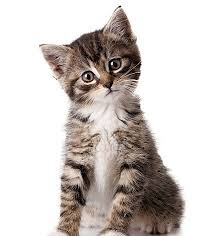
#> input picture imagenes/gato01.jpeg, 213 x 236 px
$ python -i 'capitulo 6.py'   (imports and definitions only)   (older library calls are emulated)
#> lines starting #> are read from the running program, lines starting #| are printed output that depends on the picture
#> further down, picture is the input picture: shape (236, 213, 3); mean B, G, R 197.2, 200.8, 207.5
import streamlit as st
import cv2
import numpy as np
from PIL import Image

# [8 lines not run here, left out]

def compute_energy(img):
    gray = cv2.cvtColor(img, cv2.COLOR_BGR2GRAY)
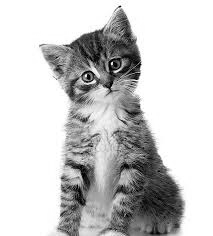
#> gray: shape (236, 213); min 0, max 255, mean 202.4
    grad_x = cv2.Sobel(gray, cv2.CV_64F, 1, 0, ksize=3)
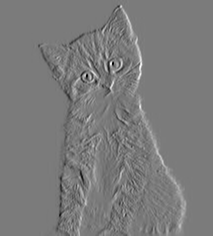
#> grad_x: shape (236, 213) float64; min -860, max 916, mean 0; drawn with min black and max white
    grad_y = cv2.Sobel(gray, cv2.CV_64F, 0, 1, ksize=3)
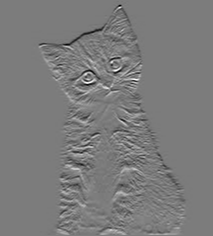
#> grad_y: shape (236, 213) float64; min -819, max 865, mean -1.9; drawn with min black and max white
    return cv2.convertScaleAbs(np.abs(grad_x) + np.abs(grad_y))
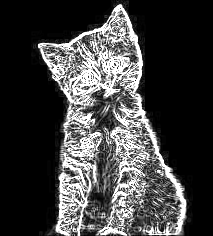
#> returned value: shape (236, 213); min 0, max 255, mean 63.5

def find_seam(energy):
    rows, cols = energy.shape
    M = energy.astype(np.float64)
    backtrack = np.zeros_like(M, dtype=np.int32)

    for i in range(1, rows):
        left = np.roll(M[i-1], 1)
        right = np.roll(M[i-1], -1)
        stacked = np.vstack([left, M[i-1], right])
        idx = np.argmin(stacked, axis=0)
        M[i] += stacked[idx, np.arange(cols)]
        backtrack[i] = idx - 1
    seam = np.zeros(rows, dtype=np.int32)
    seam[-1] = np.argmin(M[-1])
    for i in range(rows - 2, -1, -1):
        seam[i] = np.clip(seam[i+1] + backtrack[i+1, seam[i+1]], 0, energy.shape[1]-1)
    return seam

def remove_seam(img, seam):
    rows, cols = img.shape[:2]
    mask = np.ones((rows, cols), dtype=bool)
    mask[np.arange(rows), seam] = False
    return img[mask].reshape((rows, cols - 1, 3))

# [47 lines not run here, left out]

>>> import cv2
>>> picture = cv2.imread('../imagenes/gato01.jpeg')
>>> result = compute_energy(picture)

$ run again, on imagenes/gato04.jpeg
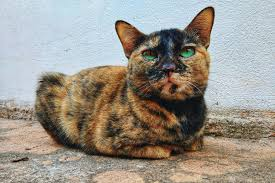
#> input picture imagenes/gato04.jpeg, 275 x 183 px
#> picture is the input picture: shape (183, 275, 3); mean B, G, R 139.2, 148.6, 154.7
#> in compute_energy, `grad_y = cv2.Sobel(gray, cv2.CV_64F, 0, 1, ksize=3)`:
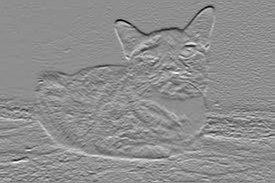
#> grad_y: shape (183, 275) float64; min -795, max 626, mean -2.4; drawn with min black and max white
#> in compute_energy, `return cv2.convertScaleAbs(np.abs(grad_x) + np.abs(grad_y))`:
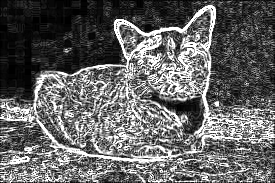
#> returned value: shape (183, 275); min 0, max 255, mean 100
